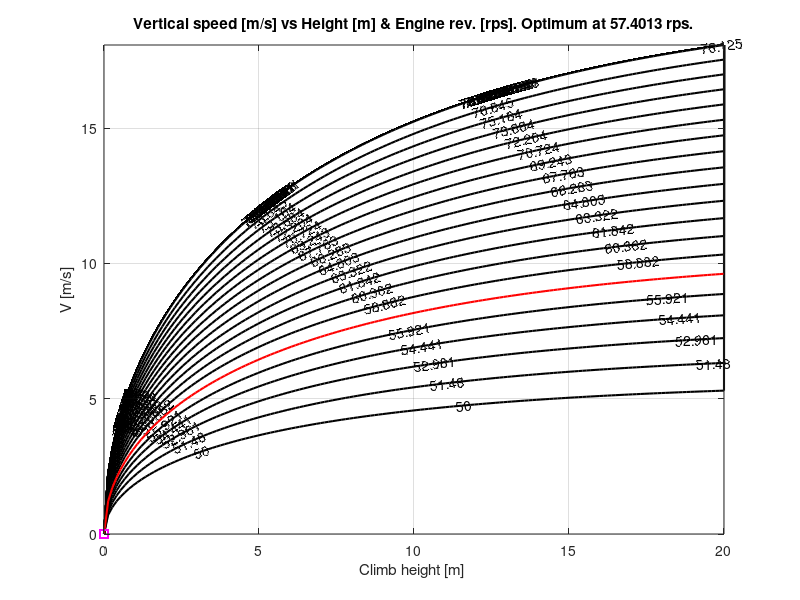
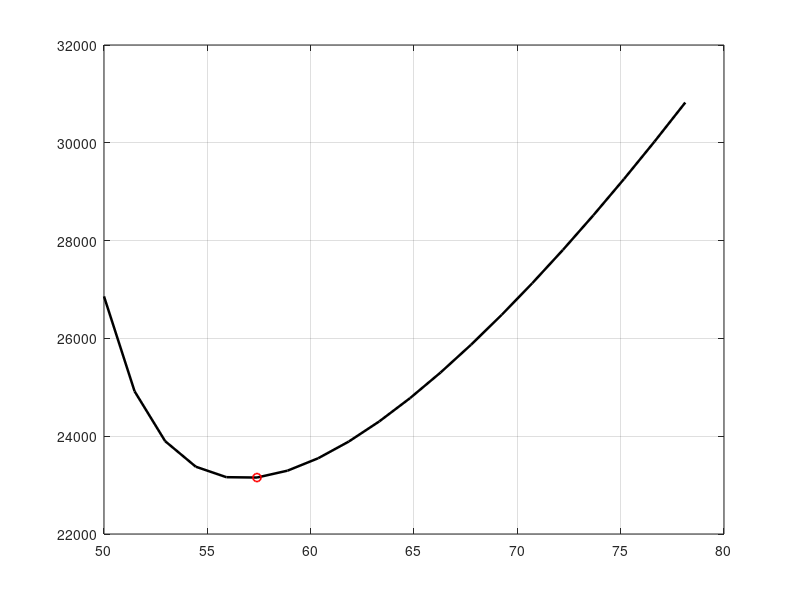

These charts were generated, in order, by the following MATLAB code: (Note: this script raises an error after producing the figures.)
%% Code for solving Min Enegy consumption for a altitude difference for Vertical Take-off
clear all

close all



%% Aerodynamic model
alpha_V = -90*pi/180; % [º] Because of Vertical TO

p_CL_ac = [0.582;3.345731;-0.642635;-2.187085;0.713766;0.377985;-0.2946314;-0.004890;0.043976];


p_CD_ac = [0.08034; 0.0179749;3.715949;-0.852857;-2.376796;1.049514;0.53177; -0.485949; -0.0586846;0.0778734];


% Full model w.r.t angle of attack
CL = @(alpha) p_CL_ac(9)*alpha.^8+p_CL_ac(8)*alpha.^7 + p_CL_ac(7)*alpha.^6 + p_CL_ac(6)*alpha.^5 + p_CL_ac(5)*alpha.^4 + p_CL_ac(4)*alpha.^3 ...
    + p_CL_ac(3)*alpha.^2 + p_CL_ac(2)*alpha + p_CL_ac(1);

CD = @(alpha) p_CD_ac(10)*alpha.^9 + p_CD_ac(9)*alpha.^8 + p_CD_ac(8)*alpha.^7 + p_CD_ac(7)*alpha.^6 + p_CD_ac(6)*alpha.^5 + p_CD_ac(5)*alpha.^4 + p_CD_ac(4)*alpha.^3 ...
    + p_CD_ac(3)*alpha.^2 + p_CD_ac(2)*alpha + p_CD_ac(1);

%% Propulsive Model


CT0 =  0.0735880531010883;
CT1 = -0.0311758018412727;
CT2 = -0.249744726429543;  


CP0 = 0.0261518307541734;
CP1 = 0.0473735972985378;
CP2 = -0.16267474946046;
CP3 = 0.0247028469343899;

%% Loads and weight
mTOW = 16.6; % Maximum T-O Mass [kg]
g    = 9.81; % Gravity [m/s^2]
W     = mTOW*g;

S     = 0.5008; % Reference surface [m^2]
rho   = 1.2133;



%% Electric
tau = 0.2;
eta_m = 0.88*0.98*0.95; % Engine and electrical efficiency
mbatt = 3; %[kg]
e0    = 720e3; %[J/kg]
E     = e0*mbatt;  %[J] Total energy of the battery packs
N_eng = 2; % Number of engines
D     = 0.8128; % Propeller Diameter [m]

RPMMAX_APC = 150000; % Max RPM of AXI motors 
D_inches = D*1000/25.4; % Diameter in inches
rps_max_APC = RPMMAX_APC/(D_inches*60); % Max rps of the AXI motors w.r.t. the diameter
rps_max_store = 4687.5;
rps_max = min(rps_max_APC,rps_max_store);

Tmax_Eng = 238.383; % Max Thrust per engine [kN]

Tmax = N_eng*Tmax_Eng;

%% Thrust
CT = @(V,n) CT2*V^2/(n^2*D^2)+CT1*V/(n*D)+CT0;

T = @(V,n) CT(V,n)*N_eng*rho*n^2*D^4;

%% Power
CP = @(V,n) CP3*V^3/(n^3*D^3)+CP2*V^2/(n^2*D^2)+CP1*V/(n*D)+CP0;

P = @(V,n) CP(V,n)*N_eng*rho*n^3*D^5;


%% Set deltaH (altitude difference) 

deltaH = 20; %[m]

%%%%%%%%%%%%%%%%%%%%%%%%%%%%%%%%%%%%%%%%%%%%%%%%%%%%%%%%%%%%%%%%%%%%

%% First Method: Pseudo-Analytical with integrals:


% First, we define the constants:

a_int = rho*(N_eng*D^2*CT2-1/2*S*CD(alpha_V))/mTOW;
b_int = @(n) rho*(N_eng*n*D^3*CT1)/mTOW;
c_int = @(n) rho*(N_eng*n^2*D^4*CT0)/mTOW-g;



% Define vector for rps and deltaH:
Nlin = 20;
Hlin = 150;
n_v      = linspace(50,rps_max,Nlin);
% Start interpolation from known segment (IDEA)

deltaH_v = linspace(0,deltaH,Hlin);

%% Preallocate for speed
V_sol = zeros(Nlin,1);

H_v   = zeros(Hlin,1);
t_v   = zeros(Hlin,Nlin);
P_v   = zeros(Hlin,Nlin);
T_v   = zeros(Hlin,Nlin);
nflag = zeros(Hlin,1);
Vflag = zeros(Hlin,1);
Hflag = zeros(Hlin,1);
tflag = zeros(Hlin,1);
iiflag = zeros(Hlin,1);
jjflag = zeros(Hlin,1);



V_sol(1) = 0;
H_v  (1) = 0;
t_v  (1) = 0;
options = optimset('TolX',1e-5,'MaxIter',2000);

%% Start loop
for ii = 1:Nlin
    % Define revolutions at which we are flying
    n_input = n_v(ii);
    
    % Start climb from H = 0
    V00 = 0;
    V_0 = 0.5;
    
    % This flag is for calculating the point where the Power limitation is
    % exceeded, if it exists.
    exceedflag = 0;
    kk = 1;
    
    % To calculate Power at first instant
    P_v(1,ii) = P(0,n_input);
    T_v(1,ii) = T(0,n_input);
    
    for jj = 2:Hlin
        
        h_step = deltaH_v(jj)-deltaH_v(jj-1);
        
        % We calculate the analytical integral:
        % V_ev is the speed we are evaluating the function.
        fV_ev = @(V_ev,n) log(abs(a_int*V_ev^2+b_int(n)*V_ev+c_int(n)))/(2*a_int)-(b_int(n)*atan((2*a_int*V_ev+b_int(n))/sqrt(4*a_int*c_int(n)-b_int(n)^2)))...
            /(a_int*sqrt(4*a_int*c_int(n)-b_int(n)^2)) ;
        
        
        
        % Solve VF for a given RPM
        
        
        V_sol(jj,ii) = fsolve(@(V_ev) fV_ev(V_ev,n_input)- fV_ev(V00,n_input) - h_step,V_0,options);
        
        P_v (jj,ii) = P(V_sol(jj,ii),n_input);
        T_v (jj,ii) = T(V_sol(jj,ii),n_input);
        
        
        % For the next step, we start from a higher speed
        V00 = V_sol(jj,ii);
        % Update initial iterant
        V_0 = V_sol(jj,ii);
        H_v (jj) = h_step + H_v(jj-1);
        t_v (jj,ii) = h_step/V_sol(jj,ii) + t_v(jj-1,ii);
        
        %% We account if the mission is feasible in terms of Thrust
        if T_v(jj,ii) > Tmax && exceedflag == 0
            nflag(kk) = n_input;
            Vflag(kk) = V_sol(jj,ii);
            Hflag(kk) = H_v (jj);
            tflag(kk) = t_v (kk);
            iiflag(kk) = ii;
            jjflag(kk) = jj;
            exceedflag = 1;
            kk = kk+1;
            warning('THRUST has been Exceeded')
        end
        
    end
    
end



%% Calculate Energy for each iteration

VF_sol = V_sol(end,:)';

% Define the constants of the Power function

ap_int = rho*N_eng*CP3*D^2/eta_m/(1-tau);
bp_int = @(n) rho*N_eng*CP2*n*D^3/eta_m/(1-tau);
cp_int = @(n) rho*N_eng*CP1*n^2*D^4/eta_m/(1-tau);
dp_int = @(n) rho*N_eng*CP0*n^3*D^5/eta_m/(1-tau);


f_Energy = @(V_E,n)-((-a_int^2*cp_int(n)+a_int*b_int(n)*bp_int(n)+a_int*c_int(n)*ap_int-b_int(n)^2*ap_int)*log(abs(a_int*V_E^2+b_int(n)*V_E+c_int(n))))/...
    (2*a_int^3)-((-a_int^2*dp_int(n)-(b_int(n)*(-a_int^2*cp_int(n)+a_int*b_int(n)*bp_int(n)+a_int*c_int(n)*ap_int-b_int(n)^2*ap_int))/(2*a_int)+c_int(n)*(a_int*bp_int(n)-b_int(n)*ap_int))...
    *atan((2*a_int*V_E+b_int(n))/(2*sqrt(a_int)*sqrt(c_int(n)-b_int(n)^2/(4*a_int)))))/(a_int^(5/2)*sqrt(c_int(n)-b_int(n)^2/(4*a_int)))...
    +(ap_int*V_E^2)/(2*a_int)+(bp_int(n)/a_int-(b_int(n)*ap_int)/a_int^2)*V_E;

E_v = zeros(Nlin,1);
for ii = 1:Nlin
    
    E_v (ii) =   f_Energy(VF_sol(ii),n_v(ii))-f_Energy(0,n_v(ii));
    
    
end

[minEv,indexminE] = min(E_v);

%% Calculate optimum rps solution

% RPS that give minimum Energy consumption
n_min = n_v(indexminE);


%% Define matrices for plot
Hmat = repmat(H_v',Nlin,1)';
nmat = repmat(n_v,Hlin,1);
tmat = repmat(t_v',Nlin,1)';

vect_cc_n = linspace(min(min(nmat)),max(max(nmat)),Nlin)';


figure(1)
[n_c,h_nmat_c] = contourf([Hmat(:,1:indexminE-1) Hmat(:,indexminE+1:Nlin)],...
    [V_sol(:,1:indexminE-1) V_sol(:,indexminE+1:Nlin)],[nmat(:,1:indexminE-1) nmat(:,indexminE+1:Nlin)],[vect_cc_n(1:indexminE-1); vect_cc_n(indexminE+1:Nlin)],'k','LineWidth',1.5);
clabel(n_c,h_nmat_c)
hold on
plot (Hmat(:,indexminE),V_sol(:,indexminE),'r','LineWidth',1.5);
plot (Hflag,Vflag,'sm');
colormap(flipud(colormap('white')))
grid on
Title1 = strcat(['Vertical speed [m/s] vs Height [m] & Engine rev. [rps]. Optimum at ' num2str(n_min) ' rps.']);
title(Title1)
xlabel('Climb height [m] ')
ylabel('V [m/s]')
caxis([min(min(nmat)) max(max(nmat))]); %%%%%%%%%%%%%%%



figure(2)

plot(n_v,E_v,'k','LineWidth',1.8)
grid on
hold on
plot(n_min,minEv,'or','LineWidth',1.2)
xline(rps_max,'--b','LineWidth',1.5)
xlabel('Engine revolutions [rps] ')
ylabel('Energy consumption [J]')
Title2 = strcat('Energy consumption vs Engine rev. [rps]');
title(Title2)
legend('E(n)',['Opt Energy consumption = ' num2str(minEv/1000) ' kJ.'],'Max RPS','Location','best')

figure(3)

[n_c2,t_nmat_c] = contourf([tmat(:,1:indexminE-1) tmat(:,indexminE+1:Nlin)],...
    [V_sol(:,1:indexminE-1) V_sol(:,indexminE+1:Nlin)],[nmat(:,1:indexminE-1) nmat(:,indexminE+1:Nlin)],[vect_cc_n(1:indexminE-1); vect_cc_n(indexminE+1:Nlin)],'k','LineWidth',1.5);
clabel(n_c2,t_nmat_c)
colormap(flipud(colormap('white')))
hold on
plot (tmat(:,indexminE),V_sol(:,indexminE),'r','LineWidth',1.5);
plot (tflag,Vflag,'sm','LineWidth',1.5);
grid on
Title3 = strcat(['Vertical speed [m/s] vs time [s] & Engine rev. [rps]. Optimum at ' num2str(n_min) ' rps.']);
title(Title3)
xlabel('Climb time [s] ')
ylabel('V [m/s]')
caxis([min(min(nmat)) max(max(nmat))]); %%%%%%%%%%%%%%%


figure(4)

[n_c3,ht_nmat_c] = contourf([tmat(:,1:indexminE-1) tmat(:,indexminE+1:Nlin)],...
    [Hmat(:,1:indexminE-1) Hmat(:,indexminE+1:Nlin)],[nmat(:,1:indexminE-1) nmat(:,indexminE+1:Nlin)],[vect_cc_n(1:indexminE-1); vect_cc_n(indexminE+1:Nlin)],'k','LineWidth',1.5);
clabel(n_c3,ht_nmat_c)
colormap(flipud(colormap('gray')))
hold on
plot (tmat(:,indexminE),Hmat(:,indexminE),'r','LineWidth',1.5);
plot (tflag,Hflag,'sm','LineWidth',1.5);

grid on
Title3 = strcat(['Climb height [m] vs time [s] & Engine rev. [rps]. Optimum at ' num2str(n_min) ' rps.']);
title(Title3)
xlabel('Climb time [s] ')
ylabel('Climb height [m]')
sidebar = colorbar;  %%%%%%%%%%%%%%%%%%%
sidebar.Label.FontSize = 11;   %%%%%%%%%%%%%%%%%%%
sidebar.Label.FontWeight = 'bold';   %%%%%%%%%%%%%%%%%%%
sidebar.Label.Position(1) = 2;   %%%%%%%%%%%%%%%%%%%
caxis([min(min(nmat)) 1.2*max(max(nmat))]); %%%%%%%%%%%%%%%

figure(5)
[n_c,P_nmat_c] = contourf([Hmat(:,1:indexminE-1) Hmat(:,indexminE+1:Nlin)],...
    [P_v(:,1:indexminE-1) P_v(:,indexminE+1:Nlin)],[nmat(:,1:indexminE-1) nmat(:,indexminE+1:Nlin)],[vect_cc_n(1:indexminE-1); vect_cc_n(indexminE+1:Nlin)],'k','LineWidth',1.5);
clabel(n_c,P_nmat_c)
hold on
plot (Hmat(:,indexminE),P_v(:,indexminE),'r','LineWidth',1.5);
%yline(Pmax,'-.b','LineWidth',2);
colormap(flipud(colormap('white')))
grid on
Title1 = strcat(['Power consumption [W] vs Height [m] & Engine rev. [rps]. Optimum at ' num2str(n_min) ' rps.']);
title(Title1)
xlabel('Climb height [m] ')
ylabel('Power [W]')
caxis([min(min(nmat)) max(max(nmat))]); %%%%%%%%%%%%%%%

